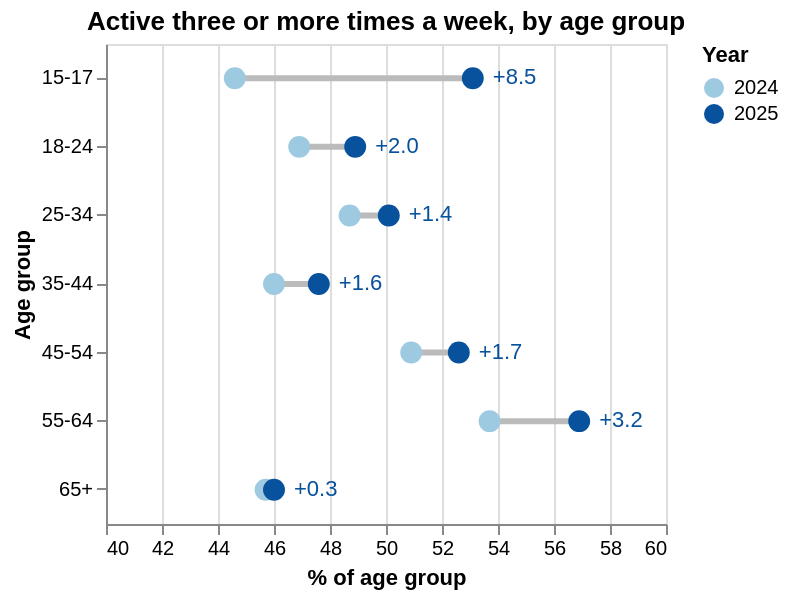

Here is the Vega-Lite specification saved for this chart:
### Vega-Lite specification from a JSON file in a GitHub repository (floating-point values rounded to 4 significant figures)
{"$schema": "https://vega.github.io/schema/vega-lite/v5.json", "title": "Active three or more times a week, by age group", "width": 280, "height": 240, "data": {"values": [{"age": "15-17", "rate2024": 44.6, "rate2025": 53.1}, {"age": "18-24", "rate2024": 46.9, "rate2025": 48.9}, {"age": "25-34", "rate2024": 48.7, "rate2025": 50.1}, {"age": "35-44", "rate2024": 46.0, "rate2025": 47.6}, {"age": "45-54", "rate2024": 50.9, "rate2025": 52.6}, {"age": "55-64", "rate2024": 53.7, "rate2025": 56.9}, {"age": "65+", "rate2024": 45.7, "rate2025": 46.0}]}, "encoding": {"y": {"field": "age", "type": "ordinal", "title": "Age group"}}, "layer": [{"mark": {"type": "rule", "color": "#bbbbbb", "strokeWidth": 3}, "encoding": {"x": {"field": "rate2024", "type": "quantitative", "title": "% of age group", "scale": {"domain": [40, 60]}}, "x2": {"field": "rate2025"}}}, {"transform": [{"fold": ["rate2024", "rate2025"], "as": ["Year", "Rate"]}, {"calculate": "replace(datum.Year, 'rate', '')", "as": "Year"}], "mark": {"type": "circle", "size": 120, "opacity": 1}, "encoding": {"x": {"field": "Rate", "type": "quantitative"}, "color": {"field": "Year", "type": "nominal", "scale": {"domain": ["2024", "2025"], "range": ["#9ecae1", "#08519c"]}}, "tooltip": [{"field": "age", "type": "nominal", "title": "Age group"}, {"field": "Year", "type": "nominal"}, {"field": "Rate", "type": "quantitative", "title": "Rate (%)", "format": ".1f"}]}}, {"mark": {"type": "text", "align": "left", "dx": 10, "fontSize": 11, "color": "#08519c"}, "encoding": {"x": {"field": "rate2025", "type": "quantitative"}, "text": {"field": "Change", "type": "quantitative", "format": "+.1f"}}, "transform": [{"calculate": "datum.rate2025 - datum.rate2024", "as": "Change"}]}]}
